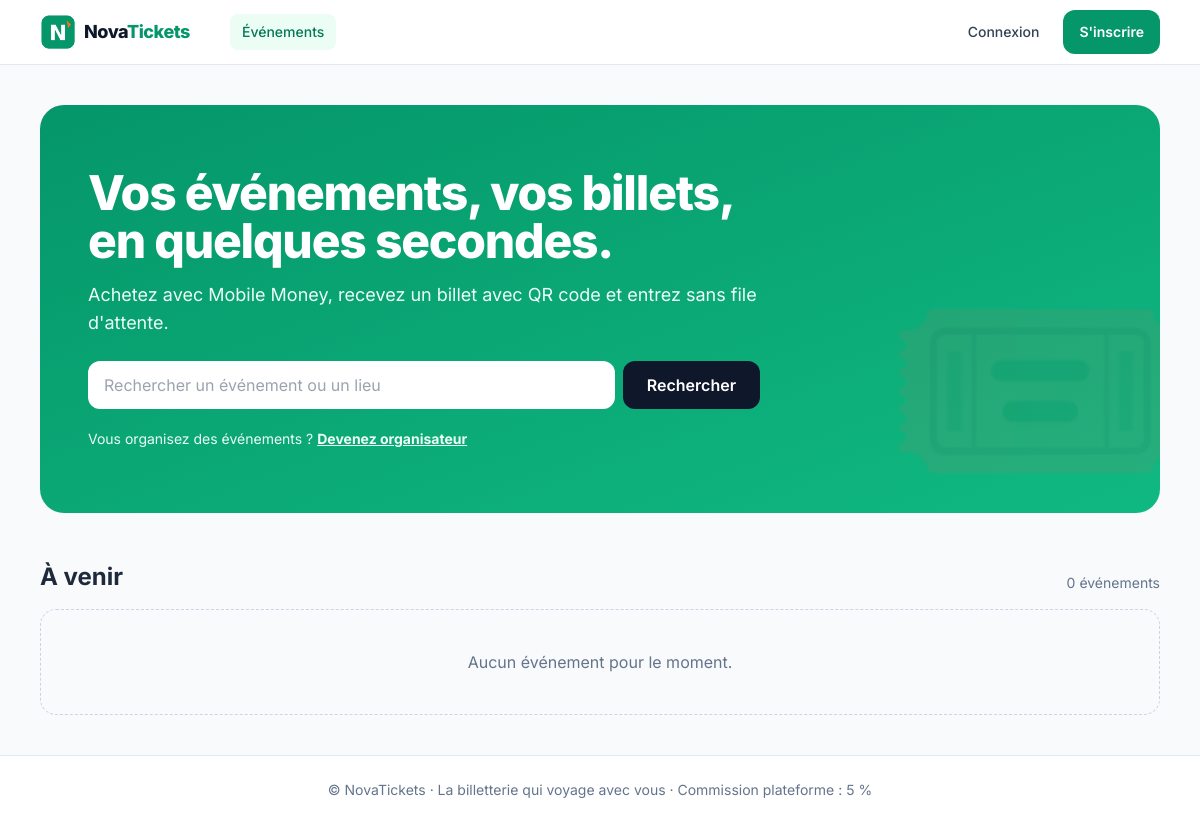
Before: / with the older database file.
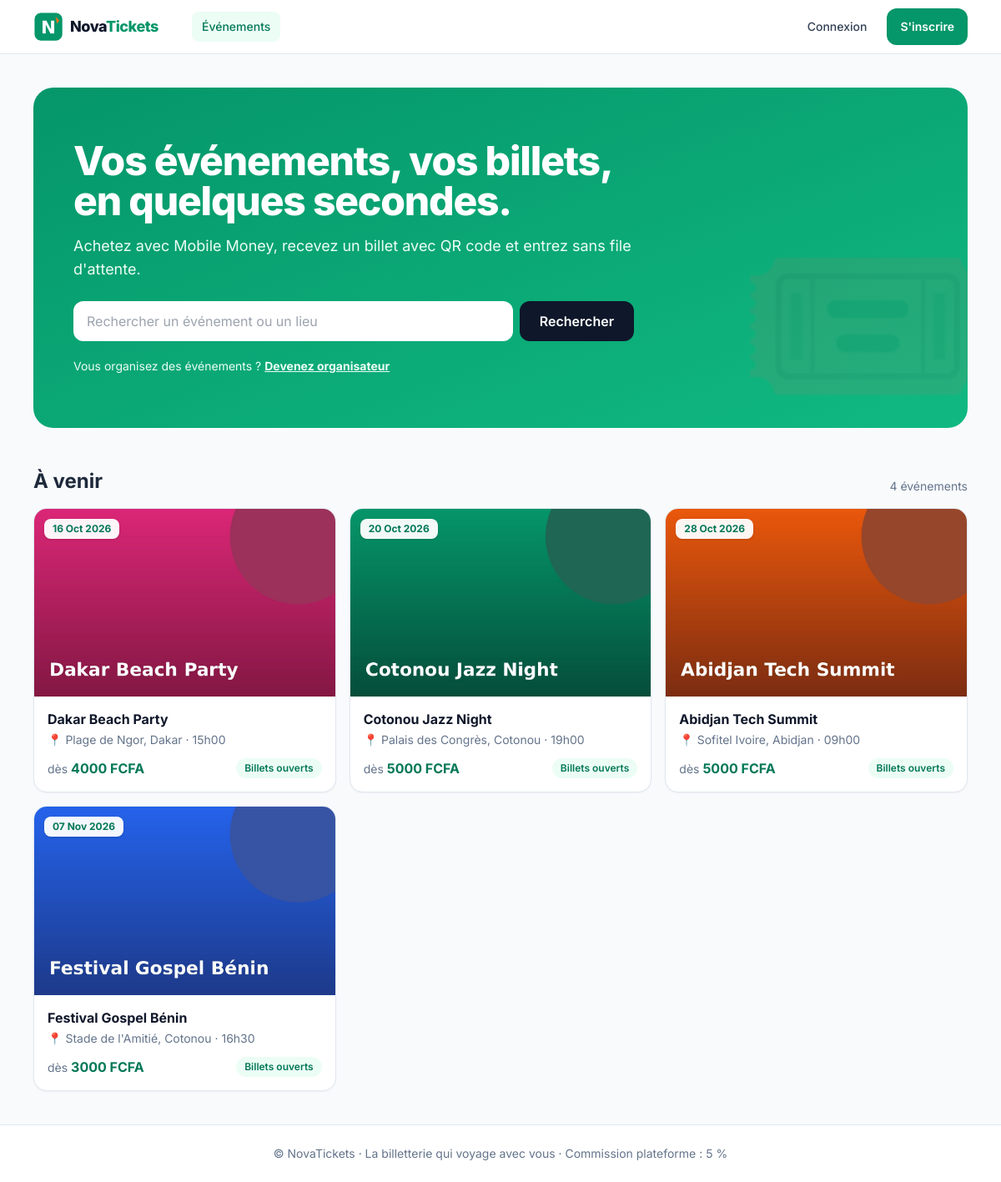
After: the same page with the newer database file.
### events/models.py (models this page shows, shortened)
class Event(models.Model):
    DRAFT = "draft"
    PUBLISHED = "published"
    STATUSES = [(DRAFT, "Brouillon"), (PUBLISHED, "Publié")]
    organizer = models.ForeignKey(settings.AUTH_USER_MODEL, on_delete=models.CASCADE, related_name="events")
    name = models.CharField("Nom de l'événement", max_length=200)
    slug = models.SlugField(max_length=220, unique=True, blank=True)
    description = models.TextField(blank=True)
    location = models.CharField("Lieu", max_length=200, blank=True)
    banner = models.ImageField("Visuel", upload_to="events/", blank=True, null=True)
    logo = models.ImageField("Logo de l'événement", upload_to="event_logos/", blank=True, null=True)
    start_date = models.DateField("Date de début")
    end_date = models.DateField("Date de fin")
    start_time = models.TimeField("Heure de début")
    sales_deadline = models.DateField("Date limite d'achat")
    status = models.CharField(max_length=12, choices=STATUSES, default=DRAFT)
    created_at = models.DateTimeField(auto_now_add=True)
    class Meta:
        ordering = ["start_date", "start_time"]
    def get_absolute_url(self):
        return reverse("events:detail", args=[self.slug])
    @property
    def is_published(self):
        return self.status == self.PUBLISHED
    @property
    def sales_open(self):
        return self.is_published and timezone.localdate() <= self.sales_deadline
    @property
    def min_price(self):
        prices = [t.price for t in self.ticket_types.all()]
        return min(prices) if prices else None

class TicketType(models.Model):
    event = models.ForeignKey(Event, on_delete=models.CASCADE, related_name="ticket_types")
    name = models.CharField("Type de ticket", max_length=80)
    price = models.DecimalField("Prix (FCFA)", max_digits=10, decimal_places=0)
    stock = models.PositiveIntegerField("Quantité disponible", default=100)
    class Meta:
        ordering = ["price"]

### core/views.py (the view)
# urls.py: path("", views.home, name="home"),
def home(request):
    today = timezone.localdate()
    q = request.GET.get("q", "").strip()
    events = Event.objects.filter(status=Event.PUBLISHED, end_date__gte=today).prefetch_related("ticket_types")
    if q:
        events = events.filter(Q(name__icontains=q) | Q(location__icontains=q) | Q(description__icontains=q))
    return render(request, "core/home.html", {"events": events, "q": q})

### core/context_processors.py (called while the page is built)
def platform(request):
    return {
        "PLATFORM_NAME": settings.PLATFORM_NAME,
        "COMMISSION_PERCENT": int(settings.PLATFORM_COMMISSION_RATE * 100),
    }

### templates/core/home.html (shortened to what this page needs)
{% extends "base.html" %}
{% block content %}
<section class="rounded-3xl bg-gradient-to-br from-emerald-600 to-emerald-500 text-white px-6 py-10 md:px-12 md:py-16 overflow-hidden relative">
  <div class="max-w-2xl relative z-10">
    <h1 class="text-3xl md:text-5xl font-extrabold tracking-tight leading-tight">Vos événements, vos billets, en quelques secondes.</h1>
    <p class="mt-3 md:mt-4 text-emerald-50 text-base md:text-lg">Achetez avec Mobile Money, recevez un billet avec QR code et entrez sans file d'attente.</p>
    <form method="get" class="mt-6 flex flex-col sm:flex-row gap-2">
      <input name="q" value="{{ q }}" placeholder="Rechercher un événement ou un lieu" class="flex-1 rounded-xl px-4 py-3 text-slate-800 outline-none focus:ring-4 focus:ring-emerald-300">
      <button class="tap rounded-xl bg-slate-900 px-6 font-semibold hover:bg-slate-800">Rechercher</button>
    </form>
    {% if not user.is_authenticated %}
    <p class="mt-5 text-sm text-emerald-50">Vous organisez des événements ?
      <a href="{% url 'accounts:register' 'organisateur' %}" class="font-bold underline">Devenez organisateur</a></p>
    {% endif %}
  </div>
  <div class="hidden md:block absolute -right-10 -bottom-16 text-[16rem] opacity-10 select-none">🎟️</div>
</section>
<div class="mt-8 md:mt-12 flex items-end justify-between">
  <h2 class="text-xl md:text-2xl font-bold">{% if q %}Résultats pour « {{ q }} »{% else %}À venir{% endif %}</h2>
  <span class="text-sm text-slate-500">{{ events|length }} événement{{ events|length|pluralize }}</span>
</div>
<div class="mt-4 grid gap-4 sm:grid-cols-2 lg:grid-cols-3">
  {% for event in events %}{% include "partials/event_card.html" %}
  {% empty %}
  <p class="col-span-full rounded-2xl border border-dashed border-slate-300 p-10 text-center text-slate-500">Aucun événement pour le moment.</p>
  {% endfor %}
</div>
{% endblock %}

### templates/base.html (shortened to what this page needs)
{% load static %}<!DOCTYPE html>
<html lang="fr" class="scroll-smooth">
<head>
  <script src="https://cdn.tailwindcss.com"></script>
</head>
<body class="bg-slate-50 text-slate-800 font-sans antialiased min-h-screen flex flex-col">
{% with url=request.resolver_match.url_name %}
<header class="sticky top-0 z-40 bg-white/90 backdrop-blur border-b border-slate-200">
  <div class="mx-auto max-w-6xl px-4 h-16 flex items-center gap-4">
    <a href="{% url 'core:home' %}" class="flex items-center gap-2 shrink-0">
      <img src="{% static 'img/logo.png' %}" alt="" class="h-9 w-9 rounded-xl">
      <span class="font-extrabold tracking-tight text-lg"><span class="text-slate-900">Nova</span><span class="text-emerald-600">Tickets</span></span>
    </a>
    <nav class="hidden md:flex items-center gap-1 ml-6 text-sm font-medium">
      <a href="{% url 'core:home' %}" class="px-3 py-2 rounded-lg {% if url == 'home' %}bg-emerald-50 text-emerald-700{% else %}text-slate-600 hover:bg-slate-100{% endif %}">Événements</a>
    </nav>
    <div class="ml-auto flex items-center gap-2">
      {% if user.is_authenticated %}
        <a href="{% url 'accounts:profile' %}" class="flex items-center gap-2 rounded-full pl-1 pr-3 py-1 hover:bg-slate-100">
          {% if user.photo %}<img src="{{ user.photo.url }}" class="h-8 w-8 rounded-full object-cover" alt="">
          {% elif user.org_logo %}<img src="{{ user.org_logo.url }}" class="h-8 w-8 rounded-full object-cover" alt="">
          {% else %}<span class="h-8 w-8 rounded-full bg-emerald-100 text-emerald-700 grid place-items-center text-sm font-bold">{{ user.display_name|slice:":1"|upper }}</span>{% endif %}
          <span class="hidden sm:inline text-sm font-medium">{{ user.first_name|default:user.username }}</span>
        </a>
        <form method="post" action="{% url 'accounts:logout' %}" class="hidden md:block">{% csrf_token %}
          <button class="tap px-3 text-sm text-slate-500 hover:text-slate-800">Déconnexion</button>
        </form>
      {% else %}
        <a href="{% url 'accounts:login' %}" class="hidden md:inline-flex tap items-center px-4 text-sm font-medium text-slate-700 hover:text-emerald-700">Connexion</a>
        <a href="{% url 'accounts:register' 'spectateur' %}" class="tap inline-flex items-center rounded-xl bg-emerald-600 px-4 text-sm font-semibold text-white hover:bg-emerald-700">S'inscrire</a>
      {% endif %}
    </div>
  </div>
</header>
<main class="flex-1 w-full mx-auto max-w-6xl px-4 py-6 md:py-10 pb-28 md:pb-10">
  {% block content %}{% endblock %}
</main>
<footer class="hidden md:block border-t border-slate-200 bg-white py-6 text-center text-sm text-slate-500">
  © NovaTickets · La billetterie qui voyage avec vous · Commission plateforme : {{ COMMISSION_PERCENT }} %
</footer>
{% endwith %}
</body>
</html>

### templates/partials/event_card.html (shortened to what this page needs)
<a href="{{ event.get_absolute_url }}" class="group block overflow-hidden rounded-2xl bg-white border border-slate-200 shadow-sm hover:shadow-lg hover:-translate-y-0.5 transition">
  <div class="relative aspect-[16/10] bg-gradient-to-br from-emerald-100 to-emerald-50">
    {% if event.banner %}<img src="{{ event.banner.url }}" alt="" class="h-full w-full object-cover" loading="lazy">
    {% else %}<div class="h-full w-full grid place-items-center text-5xl">🎟️</div>{% endif %}
    <span class="absolute left-3 top-3 rounded-lg bg-white/95 px-2.5 py-1 text-xs font-bold text-emerald-700 shadow">{{ event.start_date|date:"d M Y" }}</span>
  </div>
  <div class="p-4">
    <h3 class="font-bold text-slate-900 leading-snug line-clamp-2 group-hover:text-emerald-700">{{ event.name }}</h3>
    <p class="mt-1 text-sm text-slate-500 truncate">📍 {{ event.location|default:"Lieu à venir" }} · {{ event.start_time|time:"H\hi" }}</p>
    <div class="mt-3 flex items-center justify-between">
      {% if event.min_price is not None %}
        <span class="text-sm text-slate-500">dès <strong class="text-emerald-700 text-base">{{ event.min_price|floatformat:0 }} FCFA</strong></span>
      {% else %}<span class="text-sm text-slate-400">Bientôt</span>{% endif %}
      {% if event.sales_open %}<span class="text-xs font-semibold text-emerald-700 bg-emerald-50 rounded-full px-2.5 py-1">Billets ouverts</span>
      {% else %}<span class="text-xs font-semibold text-slate-500 bg-slate-100 rounded-full px-2.5 py-1">Vente close</span>{% endif %}
    </div>
  </div>
</a>

### templates/base.html (style rules this page uses)
input, select, textarea { font-size: 16px; }
.tap { min-height: 44px; }

Changed rows visible on the page:
added Event: banner (picture), start_date "16 Oct 2026", name "Dakar Beach Party", location "Plage de Ngor, Dakar", start_time "15h00", min_price "4000", status "Billets ouverts"
added Event: banner (picture), start_date "20 Oct 2026", name "Cotonou Jazz Night", location "Palais des Congrès, Cotonou", start_time "19h00", min_price "5000", status "Billets ouverts"
added Event: banner (picture), start_date "28 Oct 2026", name "Abidjan Tech Summit", location "Sofitel Ivoire, Abidjan", start_time "09h00", min_price "5000", status "Billets ouverts"
added Event: banner (picture), start_date "07 Nov 2026", name "Festival Gospel Bénin", location "Stade de l'Amitié, Cotonou", start_time "16h30", min_price "3000", status "Billets ouverts"
Other visible differences:
{{ events|length }}: "0" → "4"
text no longer shown: "Aucun événement pour le moment."
